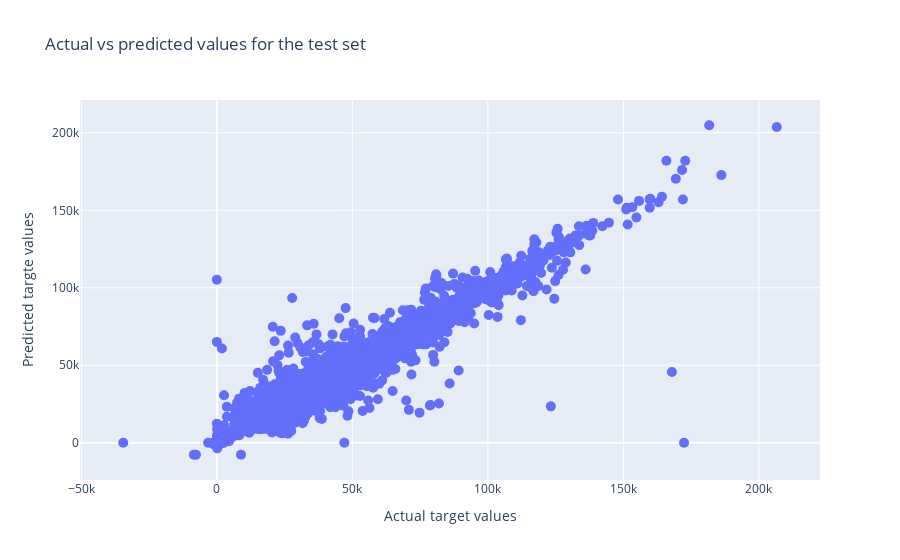

Notebook source saved alongside this figure:
### Markdown cell above
Por fim montamos um gráfico para visualizar melhor quais foram as predições do modelo em comparação com os valores reais que ele deveria ter obtido

### Code cell
go.Figure(
    go.Scatter(
        x=y_test,
        y=y_reg_pred,
        mode='markers',
        marker={
            'size':10
        }
    )
).update_layout(
    title='Actual vs predicted values for the test set',
    xaxis={'title':'Actual target values'},
    yaxis={'title':'Predicted targte values'}
)

### Figure 1 — Plotly figure (JSON) as saved in the notebook; plotly's stock layout.template omitted (floating-point values rounded to 4 significant figures; data arrays with more than 128 entries replaced by an {"elided": "..."} marker saying what was removed)
{"data": [{"marker": {"size": 10}, "mode": "markers", "type": "scatter", "x": {"elided": "31793 float values"}, "y": {"elided": "31793 float values"}}], "layout": {"title": {"text": "Actual vs predicted values for the test set"}, "xaxis": {"title": {"text": "Actual target values"}}, "yaxis": {"title": {"text": "Predicted targte values"}}}}
